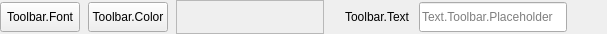
<?xml version="1.0" encoding="UTF-8"?>
<ui version="4.0">
 <class>AFQTextSourceToolbar</class>
 <widget class="QWidget" name="AFQTextSourceToolbar">
  <property name="geometry">
   <rect>
    <x>0</x>
    <y>0</y>
    <width>607</width>
    <height>34</height>
   </rect>
  </property>
  <property name="minimumSize">
   <size>
    <width>0</width>
    <height>34</height>
   </size>
  </property>
  <property name="maximumSize">
   <size>
    <width>16777215</width>
    <height>34</height>
   </size>
  </property>
  <property name="windowTitle">
   <string>Form</string>
  </property>
  <layout class="QHBoxLayout" name="horizontalLayout_2">
   <property name="spacing">
    <number>8</number>
   </property>
   <property name="leftMargin">
    <number>0</number>
   </property>
   <property name="topMargin">
    <number>0</number>
   </property>
   <property name="rightMargin">
    <number>0</number>
   </property>
   <property name="bottomMargin">
    <number>0</number>
   </property>
   <item>
    <widget class="QPushButton" name="pushButton_Font">
     <property name="minimumSize">
      <size>
       <width>0</width>
       <height>30</height>
      </size>
     </property>
     <property name="maximumSize">
      <size>
       <width>16777215</width>
       <height>30</height>
      </size>
     </property>
     <property name="text">
      <string>Toolbar.Font</string>
     </property>
    </widget>
   </item>
   <item>
    <widget class="QPushButton" name="pushButton_Color">
     <property name="minimumSize">
      <size>
       <width>0</width>
       <height>30</height>
      </size>
     </property>
     <property name="maximumSize">
      <size>
       <width>16777215</width>
       <height>30</height>
      </size>
     </property>
     <property name="text">
      <string>Toolbar.Color</string>
     </property>
    </widget>
   </item>
   <item>
    <widget class="QFrame" name="emptyFrame">
     <property name="sizePolicy">
      <sizepolicy hsizetype="Expanding" vsizetype="Preferred">
       <horstretch>0</horstretch>
       <verstretch>0</verstretch>
      </sizepolicy>
     </property>
     <property name="frameShape">
      <enum>QFrame::StyledPanel</enum>
     </property>
     <property name="frameShadow">
      <enum>QFrame::Raised</enum>
     </property>
    </widget>
   </item>
   <item>
    <spacer name="horizontalSpacer_2">
     <property name="orientation">
      <enum>Qt::Horizontal</enum>
     </property>
     <property name="sizeType">
      <enum>QSizePolicy::Fixed</enum>
     </property>
     <property name="sizeHint" stdset="0">
      <size>
       <width>12</width>
       <height>20</height>
      </size>
     </property>
    </spacer>
   </item>
   <item>
    <widget class="QLabel" name="label_Text">
     <property name="sizePolicy">
      <sizepolicy hsizetype="Minimum" vsizetype="Preferred">
       <horstretch>0</horstretch>
       <verstretch>0</verstretch>
      </sizepolicy>
     </property>
     <property name="minimumSize">
      <size>
       <width>0</width>
       <height>30</height>
      </size>
     </property>
     <property name="maximumSize">
      <size>
       <width>16777215</width>
       <height>30</height>
      </size>
     </property>
     <property name="text">
      <string>Toolbar.Text</string>
     </property>
     <property name="alignment">
      <set>Qt::AlignRight|Qt::AlignTrailing|Qt::AlignVCenter</set>
     </property>
    </widget>
   </item>
   <item>
    <spacer name="horizontalSpacer_3">
     <property name="orientation">
      <enum>Qt::Horizontal</enum>
     </property>
     <property name="sizeType">
      <enum>QSizePolicy::Fixed</enum>
     </property>
     <property name="sizeHint" stdset="0">
      <size>
       <width>2</width>
       <height>20</height>
      </size>
     </property>
    </spacer>
   </item>
   <item>
    <widget class="QLineEdit" name="lineEdit_Text">
     <property name="minimumSize">
      <size>
       <width>0</width>
       <height>30</height>
      </size>
     </property>
     <property name="maximumSize">
      <size>
       <width>16777215</width>
       <height>30</height>
      </size>
     </property>
     <property name="placeholderText">
      <string>Text.Toolbar.Placeholder</string>
     </property>
    </widget>
   </item>
   <item>
    <spacer name="horizontalSpacer">
     <property name="orientation">
      <enum>Qt::Horizontal</enum>
     </property>
     <property name="sizeType">
      <enum>QSizePolicy::Preferred</enum>
     </property>
     <property name="sizeHint" stdset="0">
      <size>
       <width>40</width>
       <height>20</height>
      </size>
     </property>
    </spacer>
   </item>
  </layout>
 </widget>
 <resources/>
 <connections/>
</ui>
